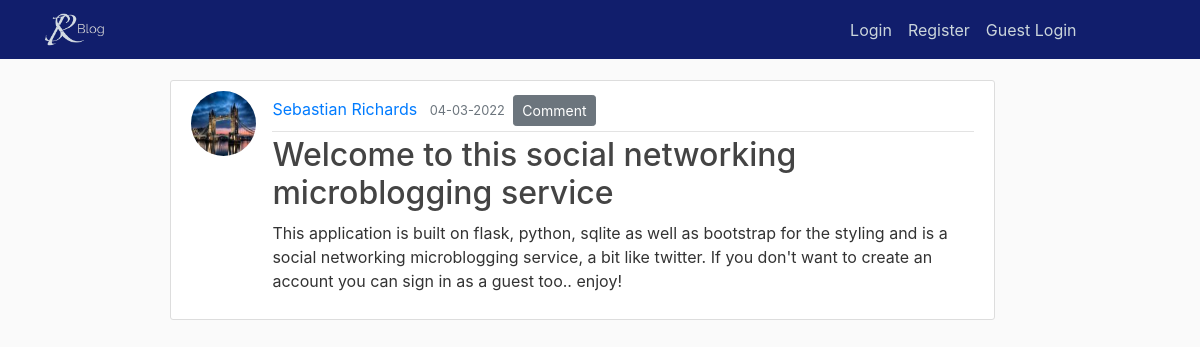
/post/1, run on the app's committed database.
### flaskblog/models.py (models this page shows, shortened)
class User(db.Model, UserMixin):
	id = db.Column(db.Integer, primary_key=True)
	username = db.Column(db.String(20), unique=True, nullable=False)
	email = db.Column(db.String(120), unique=True, nullable=False)
	image_file = db.Column(db.String(20), nullable=False, default='default.jpeg')
	password = db.Column(db.String(60), nullable=False)
	posts = db.relationship('Post', backref='author', lazy=True)
	comments = db.relationship('Comment', backref='author', lazy=True)
	liked = db.relationship('PostLike', foreign_keys='PostLike.user_id', backref='user', lazy='dynamic')

class Post(db.Model):
	id = db.Column(db.Integer, primary_key=True)
	title = db.Column(db.String(100), nullable=False)
	date_posted = db.Column(db.DateTime, nullable=False, default=datetime.utcnow)
	content = db.Column(db.Text, nullable=False)
	user_id = db.Column(db.Integer, db.ForeignKey('user.id'), nullable=False)
	likes = db.relationship('PostLike', backref='post', lazy='dynamic')
	comments = db.relationship('Comment', backref='intended_post', lazy=True)

### flaskblog/routes.py (the view)
@app.route('/post/<int:post_id>')
def post(post_id):
	post = Post.query.get_or_404(post_id)
	return render_template('post.html', title=post.title, post=post)

### flaskblog/templates/post.html (shortened to what this page needs)
{% extends 'layout.html' %}
{% block content %}
		<article class="media content-section">
			<img class="rounded-circle article-img" src="{{ url_for('static', filename='profile_pics/' +
			post.author.image_file) }}">
		  <div class="media-body">
		    <div class="article-metadata">
		      <a class="mr-2" href="#">{{ post.author.username }}</a>
		      <small class="text-muted">{{ post.date_posted.strftime('%d-%m-%Y') }}</small>
		    	<a class="btn btn-secondary btn-sm m-1" href="{{ url_for('comment_post', post_id = post.id) }}">Comment</a>
		    </div>
		    <h2 class="article-title">{{ post.title }}</h2>
		    <p class="article-content">{{ post.content }}</p>
		  </div>
		</article>
{% endblock content %}

### flaskblog/static/main.css (style rules this page uses)
body { background: #fafafa; color: #333333; margin-top: 5rem; }
h1, h2, h3, h4, h5, h6 { color: #444444; }
.content-section { background: #ffffff; padding: 10px 20px; border: 1px solid #dddddd; border-radius: 3px; margin-bottom: 20px; }
.article-title { color: #444444; }
.article-content { white-space: pre-line; }
.article-img { height: 65px; width: 65px; margin-right: 16px; }
.article-metadata { padding-bottom: 1px; margin-bottom: 4px; border-bottom: 1px solid #e3e3e3 }

### data on the page
User: image_file (picture), author.username "Sebastian Richards"
Post: date_posted "04-03-2022", title "Welcome to this social networking microblogging service", content "This application is built on flask, python, sqlite as well as bootstrap for the styling and is a social networking microblogging service, a bit like twitter. If you don't want to create an account you can sign in as a guest too.. enjoy!"
